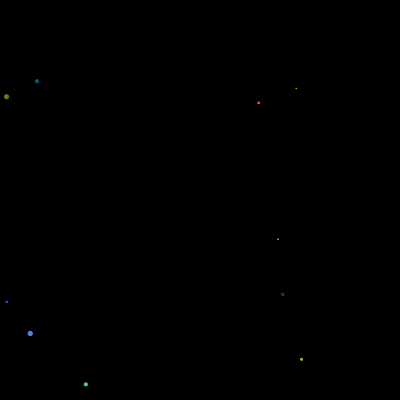
Frame 1 (no input)
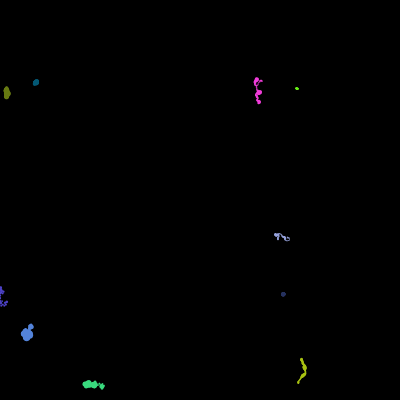
Frame 60 (the mouse pressed at the canvas centre just before this capture)
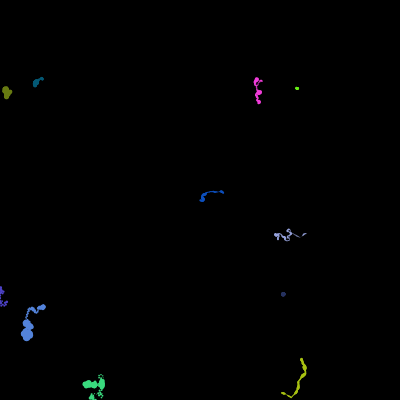
Frame 120 (the mouse held since frame 60 and released just before this capture)

The Processing sketch that drew these frames (run headless with seeded random() and noise(); from frame 60 on, the mouse is pressed at the canvas centre):

// Processing sketch: processing_4566
// ── processing_4566.pde

Drip[] drips = new Drip[10];
int numDrips;
int dripIndex;

float x=50.0;
float speed = 1.0;
float pen = 28.0;
PFont font;
float v = 0.0;
float increment = 0.01;

void setup() {
  size(400,400);
  smooth();
  for (int i = 0; i < drips.length; i++) {
    drips[i] = new Drip();
    numDrips++;
    dripIndex++;
  }
  background(0);
}

void draw() {
  for (int i = 0; i < numDrips; i++) {
    drips[i].move();
    drips[i].display();
  }
}

void mousePressed() {
  if(dripIndex >= drips.length)
    dripIndex = 0;
  drips[dripIndex] = new Drip(mouseX, mouseY);
  dripIndex++;
}

  
class Drip {
  float x,y; //position
  float speed; //speed of drip
  color c; 
  float r; //radius of drip
  float angle;
  float angleChange;
    
  Drip() {
    x = random(width);
    y = random(height);
    c = color(random(255), random(255), random(255));
    r = random(1,5);
    speed = r*random(1);
    angle = random(2*PI);
    angleChange = random(2*PI);
  }
    
  Drip(int xX, int yY) {
    x = xX;
    y = yY;
    c = color(random(255), random(255), random(255));
    r = random(1,5);
    speed = r*random(1);
    angle = random(2*PI);
    angleChange = random(2*PI);
  }
  
  void move() {
    if(x > width-r)
      angle += PI;
    else if(x < r)
      angle -= PI;
    
    if((y > height-r) || (y < r))
      angle = -angle;
      
    float n = noise(v)*angleChange;
    int choice = int(random(2));
    if(choice == 0)
      angle += n;
    else
      angle -= n;
    x += speed * cos(angle);
    y += speed * sin(angle);
  }
    
  void display() {
    fill(c);
    float n = noise(v)*2*r;
    rectMode(CENTER);
    noStroke();
    ellipse(x, y, n, n);
    v = v + increment;
  }
}
